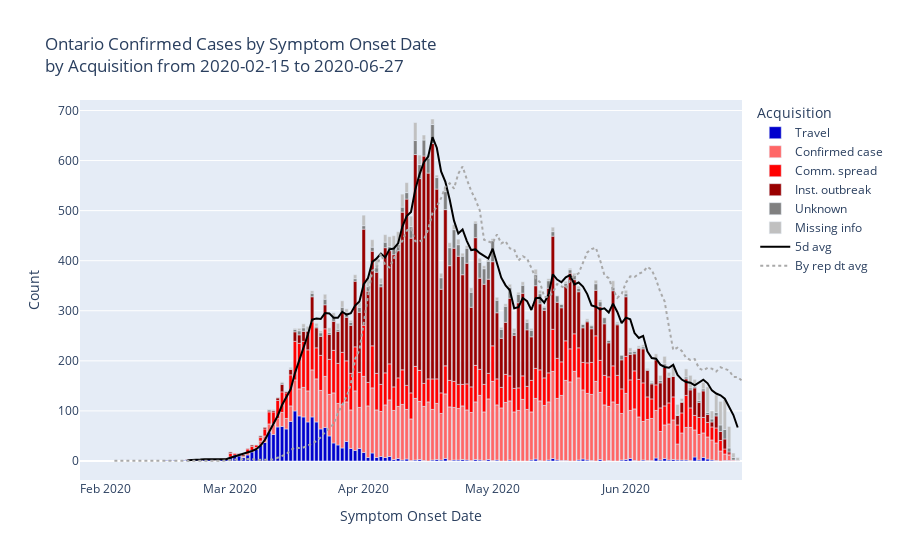

Notebook code cell kept with this figure:
### Code cell
#hide_input

onacqbar = px.bar(onacqdf, y="Count", x="Accurate_Episode_Date",
             #hover_data=["Outcome1"], 
             color="Acquisition", color_discrete_sequence=acqColours,
             labels={"Accurate_Episode_Date" : "Symptom Onset Date", "Outcome1" : "By onset date"},
             title="Ontario Confirmed Cases by Symptom Onset Date<br>by Acquisition from " + outcomestartdate + " to " + str(maxdate)
    )
onacqbar.add_trace(go.Scatter(x=casesdf["Accurate_Episode_Date"], y=casesdf["Count 5d Mean right"], mode="lines",
                             name="5d avg", 
                              line=dict(color="black", dash="solid")))
onacqbar.add_trace(go.Scatter(x=testconfirmeddf["Reported Date"], y=testconfirmeddf["New Cases Mean 5d"], mode="lines",
                             name="By rep dt avg", 
                              line=dict(color="darkgrey", dash="dot")))
